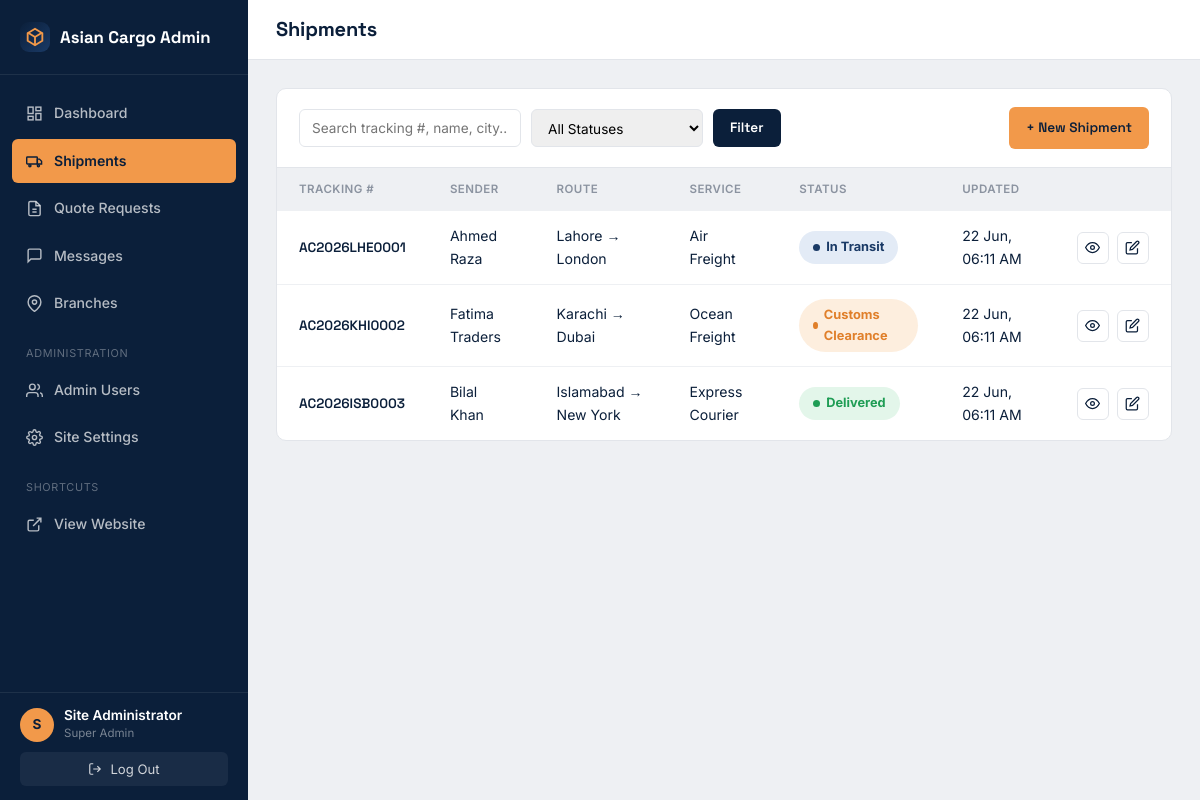
/admin/shipments.php (signed in), run on the app's committed database.
### tables this page shows
CREATE TABLE IF NOT EXISTS shipments (
    id INT AUTO_INCREMENT PRIMARY KEY,
    tracking_number VARCHAR(30) NOT NULL UNIQUE,

     
    sender_name VARCHAR(150) NOT NULL,
    sender_phone VARCHAR(30) NOT NULL,
    sender_address VARCHAR(255) NULL,
    origin_city VARCHAR(100) NOT NULL,
    origin_country VARCHAR(100) NOT NULL DEFAULT 'Pakistan',

     
    receiver_name VARCHAR(150) NOT NULL,
    receiver_phone VARCHAR(30) NOT NULL,
    receiver_address VARCHAR(255) NULL,
    destination_city VARCHAR(100) NOT NULL,
    destination_country VARCHAR(100) NOT NULL,

     
    service_type ENUM('air_freight', 'ocean_freight', 'express_courier', 'road_freight') NOT NULL DEFAULT 'air_freight',
    package_description VARCHAR(255) NULL,
    weight_kg DECIMAL(10,2) NULL,
    pieces INT NOT NULL DEFAULT 1,

     
    status ENUM(
        'booked',
        'picked_up',
        'in_transit',
        'arrived_hub',
        'customs_clearance',
        'out_for_delivery',
        'delivered',
        'delayed',
        'exception'
    ) NOT NULL DEFAULT 'booked',

    estimated_delivery DATE NULL,
    created_by INT NULL,
    created_at DATETIME NOT NULL DEFAULT CURRENT_TIMESTAMP,
    updated_at DATETIME NOT NULL DEFAULT CURRENT_TIMESTAMP ON UPDATE CURRENT_TIMESTAMP,

    FOREIGN KEY (created_by) REFERENCES admins(id) ON DELETE SET NULL,
    INDEX idx_tracking (tracking_number),
    INDEX idx_status (status)
);

### config/database.php (called while the page is built, shortened)
<?php
function getDB(): PDO
{
    static $pdo = null;
    if ($pdo === null) {
        try {
            $pdo = new PDO(
                'mysql:host=' . DB_HOST . ';dbname=' . DB_NAME . ';charset=utf8mb4',
                DB_USER,
                DB_PASS,
                [
                    PDO::ATTR_ERRMODE            => PDO::ERRMODE_EXCEPTION,
                    PDO::ATTR_DEFAULT_FETCH_MODE => PDO::FETCH_ASSOC,
                    PDO::ATTR_EMULATE_PREPARES   => false,
                ]
            );
        } catch (PDOException $e) {
            die('Database connection failed. Please check config/database.php — ' . $e->getMessage());
        }
    }
    return $pdo;
}

### admin/includes/auth.php (called while the page is built, shortened)
<?php
function currentAdmin(): array
{
    static $admin = null;
    if ($admin === null) {
        $stmt = getDB()->prepare('SELECT id, full_name, username, email, role FROM admins WHERE id = ?');
        $stmt->execute([$_SESSION['admin_id']]);
        $admin = $stmt->fetch();
    }
    return $admin;
}

### config/helpers.php (called while the page is built, shortened)
<?php
require_once __DIR__ . '/database.php';
function e(?string $value): string
{
    return htmlspecialchars($value ?? '', ENT_QUOTES, 'UTF-8');
}
function statusInfo(string $status): array
{
    $map = [
        'booked'             => ['label' => 'Booked',              'class' => 'status-booked'],
        'picked_up'          => ['label' => 'Picked Up',           'class' => 'status-transit'],
        'in_transit'         => ['label' => 'In Transit',          'class' => 'status-transit'],
        'arrived_hub'        => ['label' => 'Arrived at Hub',      'class' => 'status-transit'],
        'customs_clearance'  => ['label' => 'Customs Clearance',   'class' => 'status-warning'],
        'out_for_delivery'   => ['label' => 'Out for Delivery',    'class' => 'status-transit'],
        'delivered'          => ['label' => 'Delivered',           'class' => 'status-success'],
        'delayed'            => ['label' => 'Delayed',             'class' => 'status-warning'],
        'exception'          => ['label' => 'Exception',           'class' => 'status-danger'],
    ];
    return $map[$status] ?? ['label' => ucfirst($status), 'class' => 'status-booked'];
}
function serviceLabel(string $service): string
{
    $map = [
        'air_freight'     => 'Air Freight',
        'ocean_freight'   => 'Ocean Freight',
        'express_courier' => 'Express Courier',
        'road_freight'    => 'Road Freight',
    ];
    return $map[$service] ?? ucfirst(str_replace('_', ' ', $service));
}
function formatDate(?string $datetime, string $format = 'd M Y, h:i A'): string
{
    return date($format, strtotime($datetime));
}

### admin/shipments.php (the view, shortened to what this page needs)
<?php
require_once __DIR__ . '/includes/auth.php';
$pageTitle = 'Shipments';
$activeNav = 'shipments';
$db = getDB();
$search = trim($_GET['q'] ?? '');
$page = max(1, (int) ($_GET['page'] ?? 1));
$perPage = 15;
$offset = ($page - 1) * $perPage;
$where = [];
$params = [];
$whereSql = $where ? 'WHERE ' . implode(' AND ', $where) : '';
$stmt = $db->prepare("SELECT * FROM shipments {$whereSql} ORDER BY created_at DESC LIMIT {$perPage} OFFSET {$offset}");
$stmt->execute($params);
$shipments = $stmt->fetchAll();
include __DIR__ . '/includes/layout_header.php';
?>
<div class="admin-card">
  <div class="admin-card-head">
    <form class="search-bar" method="get">
      <input type="text" name="q" placeholder="Search tracking #, name, city..." value="<?= e($search) ?>">
      <select name="status" onchange="this.form.submit()">
        <option value="">All Statuses</option>
      </select>
      <button type="submit" class="btn btn-sm btn-navy">Filter</button>
    </form>
    <a href="/admin/shipment_form.php" class="btn btn-sm btn-primary">+ New Shipment</a>
  </div>
  <div class="admin-table-wrap">
    <table class="admin-table">
      <thead>
        <tr>
          <th>Tracking #</th><th>Sender</th><th>Route</th><th>Service</th><th>Status</th><th>Updated</th><th></th>
        </tr>
      </thead>
      <tbody>
        <?php foreach ($shipments as $s): $info = statusInfo($s['status']); ?>
        <tr>
          <td class="mono"><?= e($s['tracking_number']) ?></td>
          <td><?= e($s['sender_name']) ?></td>
          <td><?= e($s['origin_city']) ?> &rarr; <?= e($s['destination_city']) ?></td>
          <td><?= e(serviceLabel($s['service_type'])) ?></td>
          <td><span class="status-pill <?= e($info['class']) ?>"><?= e($info['label']) ?></span></td>
          <td><?= e(formatDate($s['updated_at'], 'd M, h:i A')) ?></td>
          <td>
            <div class="table-actions">
              <a href="/admin/shipment_view.php?id=<?= $s['id'] ?>" class="icon-btn" title="View / Update Status">
                <svg viewBox="0 0 24 24" fill="none" stroke="currentColor" stroke-width="2"><path d="M1 12s4-8 11-8 11 8 11 8-4 8-11 8-11-8-11-8z"/><circle cx="12" cy="12" r="3"/></svg>
              </a>
              <a href="/admin/shipment_form.php?id=<?= $s['id'] ?>" class="icon-btn" title="Edit">
                <svg viewBox="0 0 24 24" fill="none" stroke="currentColor" stroke-width="2"><path d="M11 4H4a2 2 0 0 0-2 2v14a2 2 0 0 0 2 2h14a2 2 0 0 0 2-2v-7"/><path d="M18.5 2.5a2.12 2.12 0 0 1 3 3L12 15l-4 1 1-4 9.5-9.5z"/></svg>
              </a>
            </div>
          </td>
        </tr>
        <?php endforeach; ?>
      </tbody>
    </table>
  </div>
</div>
<?php include __DIR__ . '/includes/layout_footer.php'; ?>

### admin/includes/layout_header.php (shortened to what this page needs)
<?php
$admin = currentAdmin();
$activeNav = $activeNav ?? '';
?>
<!DOCTYPE html>
<html lang="en">
<head>
<link rel="stylesheet" href="/css/style.css">
<link rel="stylesheet" href="/css/admin.css">
</head>
<body class="admin-body">
<div class="admin-shell">
  <aside class="admin-sidebar" id="adminSidebar">
    <div class="admin-logo">
      <span class="logo-mark" style="width:30px;height:30px;">
        <svg viewBox="0 0 24 24" fill="none" stroke="#F2994A" stroke-width="2"><path d="M20 8l-8-5-8 5v8l8 5 8-5V8z"/><path d="M12 12l8-5M12 12v9M12 12L4 7"/></svg>
      </span>
      Asian Cargo Admin
    </div>
    <nav class="admin-nav">
      <a href="/admin/" class="<?= $activeNav === 'dashboard' ? 'active' : '' ?>">
        <svg viewBox="0 0 24 24" fill="none" stroke="currentColor" stroke-width="2"><rect x="3" y="3" width="7" height="9"/><rect x="14" y="3" width="7" height="5"/><rect x="14" y="12" width="7" height="9"/><rect x="3" y="16" width="7" height="5"/></svg>
        Dashboard
      </a>
      <a href="/admin/shipments.php" class="<?= $activeNav === 'shipments' ? 'active' : '' ?>">
        <svg viewBox="0 0 24 24" fill="none" stroke="currentColor" stroke-width="2"><rect x="1" y="7" width="15" height="10" rx="1"/><path d="M16 10h3l3 3v4h-6z"/><circle cx="5.5" cy="19.5" r="1.5"/><circle cx="17.5" cy="19.5" r="1.5"/></svg>
        Shipments
      </a>
      <a href="/admin/quotes.php" class="<?= $activeNav === 'quotes' ? 'active' : '' ?>">
        <svg viewBox="0 0 24 24" fill="none" stroke="currentColor" stroke-width="2"><path d="M14 2H6a2 2 0 0 0-2 2v16a2 2 0 0 0 2 2h12a2 2 0 0 0 2-2V8z"/><path d="M14 2v6h6M9 13h6M9 17h6"/></svg>
        Quote Requests
      </a>
      <a href="/admin/messages.php" class="<?= $activeNav === 'messages' ? 'active' : '' ?>">
        <svg viewBox="0 0 24 24" fill="none" stroke="currentColor" stroke-width="2"><path d="M21 15a2 2 0 0 1-2 2H7l-4 4V5a2 2 0 0 1 2-2h14a2 2 0 0 1 2 2z"/></svg>
        Messages
      </a>
      <a href="/admin/branches.php" class="<?= $activeNav === 'branches' ? 'active' : '' ?>">
        <svg viewBox="0 0 24 24" fill="none" stroke="currentColor" stroke-width="2"><path d="M21 10c0 7-9 13-9 13s-9-6-9-13a9 9 0 0 1 18 0z"/><circle cx="12" cy="10" r="3"/></svg>
        Branches
      </a>
      <?php if ($admin['role'] === 'super_admin'): ?>
      <div class="nav-section-label">Administration</div>
      <a href="/admin/admins.php" class="<?= $activeNav === 'admins' ? 'active' : '' ?>">
        <svg viewBox="0 0 24 24" fill="none" stroke="currentColor" stroke-width="2"><path d="M17 21v-2a4 4 0 0 0-4-4H5a4 4 0 0 0-4 4v2"/><circle cx="9" cy="7" r="4"/><path d="M23 21v-2a4 4 0 0 0-3-3.87M16 3.13a4 4 0 0 1 0 7.75"/></svg>
        Admin Users
      </a>
      <a href="/admin/settings.php" class="<?= $activeNav === 'settings' ? 'active' : '' ?>">
        Site Settings
      </a>
      <?php endif; ?>
      <div class="nav-section-label">Shortcuts</div>
      <a href="/" target="_blank">
        <svg viewBox="0 0 24 24" fill="none" stroke="currentColor" stroke-width="2"><path d="M18 13v6a2 2 0 0 1-2 2H5a2 2 0 0 1-2-2V8a2 2 0 0 1 2-2h6"/><path d="M15 3h6v6M10 14 21 3"/></svg>
        View Website
      </a>
    </nav>
    <div class="admin-sidebar-footer">
      <div class="admin-user">
        <div class="admin-avatar"><?= e(strtoupper(substr($admin['full_name'], 0, 1))) ?></div>
        <div>
          <div class="name"><?= e($admin['full_name']) ?></div>
          <div class="role"><?= e(str_replace('_', ' ', $admin['role'])) ?></div>
        </div>
      </div>
      <form action="/admin/logout.php" method="post">
        <button type="submit" class="admin-logout">
          <svg width="14" height="14" viewBox="0 0 24 24" fill="none" stroke="currentColor" stroke-width="2"><path d="M9 21H5a2 2 0 0 1-2-2V5a2 2 0 0 1 2-2h4"/><path d="M16 17l5-5-5-5M21 12H9"/></svg>
          Log Out
        </button>
      </form>
    </div>
  </aside>
  <main class="admin-main">
    <div class="admin-topbar">
      <div style="display:flex; align-items:center; gap:14px;">
        <h1><?= e($pageTitle ?? 'Dashboard') ?></h1>
      </div>
    </div>
    <div class="admin-content">

### public/css/style.css (style rules this page uses)
:root { --navy-900: #0B1F3A; --navy-800: #122A4D; --navy-700: #1A3A66; --amber-500: #F2994A; --amber-600: #E07F2A; --cream-50: #F7F5F0; --white: #FFFFFF; --slate-600: #5B6470; --slate-400: #8B93A0; --slate-200: #E2E5EA; --slate-100: #EEF0F3; --green-600: #1F9D55; --green-100: #E3F6EA; --red-600: #D64545; --red-100: #FBE7E7; --amber-100: #FDEEDE; --font-display: 'Space Grotesk', 'Segoe UI', sans-serif; --font-body: 'Inter', 'Segoe UI', sans-serif; --container-w: 1200px; --radius-sm: 6px; --radius-md: 10px; --radius-lg: 18px; --shadow-sm: 0 1px 3px rgba(11, 31, 58, 0.08); --shadow-md: 0 8px 24px rgba(11, 31, 58, 0.10); --shadow-lg: 0 20px 50px rgba(11, 31, 58, 0.16); }
*, *::before, *::after { box-sizing: border-box; }
html { scroll-behavior: smooth; }
body { margin: 0; font-family: var(--font-body); color: var(--navy-900); background: var(--cream-50); line-height: 1.6; -webkit-font-smoothing: antialiased; }
a { color: inherit; text-decoration: none; }
button { font-family: inherit; cursor: pointer; }
input, select, textarea { font-family: inherit; font-size: 1rem; }
h1, h2, h3, h4 { font-family: var(--font-display); font-weight: 700; line-height: 1.15; margin: 0 0 0.5em; letter-spacing: -0.01em; }
.btn { display: inline-flex; align-items: center; justify-content: center; gap: 8px; padding: 14px 28px; border-radius: var(--radius-sm); font-family: var(--font-display); font-weight: 600; font-size: 0.95rem; border: 1.5px solid transparent; transition: transform 0.15s ease, box-shadow 0.15s ease, background-color 0.15s ease, color 0.15s ease; white-space: nowrap; }
.btn-primary { background: var(--amber-500); color: var(--navy-900); }
.btn-navy { background: var(--navy-900); color: var(--white); }
.btn-sm { padding: 9px 16px; font-size: 0.85rem; }
.logo-mark { width: 40px; height: 40px; border-radius: 9px; background: linear-gradient(135deg, var(--navy-900), var(--navy-700)); display: flex; align-items: center; justify-content: center; flex-shrink: 0; }
.logo-mark svg { width: 22px; height: 22px; }
.status-pill { padding: 6px 14px; border-radius: 999px; font-size: 0.8rem; font-weight: 700; display: inline-flex; align-items: center; gap: 6px; }
.status-pill::before { content: ''; width: 7px; height: 7px; border-radius: 50%; background: currentColor; }
.status-transit { background: #E3EBF6; color: var(--navy-700); }
.status-success { background: var(--green-100); color: var(--green-600); }
.status-warning { background: var(--amber-100); color: var(--amber-600); }

### data on the page
shipments: tracking_number "AC2026LHE0001", sender_name "Ahmed Raza", origin_city "Lahore", destination_city "London", service_type "Air Freight", status "In Transit", updated_at "22 Jun, 06:11 AM"
shipments: tracking_number "AC2026KHI0002", sender_name "Fatima Traders", origin_city "Karachi", destination_city "Dubai", service_type "Ocean Freight", status "Customs Clearance", updated_at "22 Jun, 06:11 AM"
shipments: tracking_number "AC2026ISB0003", sender_name "Bilal Khan", origin_city "Islamabad", destination_city "New York", service_type "Express Courier", status "Delivered", updated_at "22 Jun, 06:11 AM"

### other printed values
substr($admin['full_name'], 0, 1) "S"
$admin['full_name'] "Site Administrator"
str_replace('_', ' ', $admin['role']) "Super Admin"
$pageTitle "Shipments"
